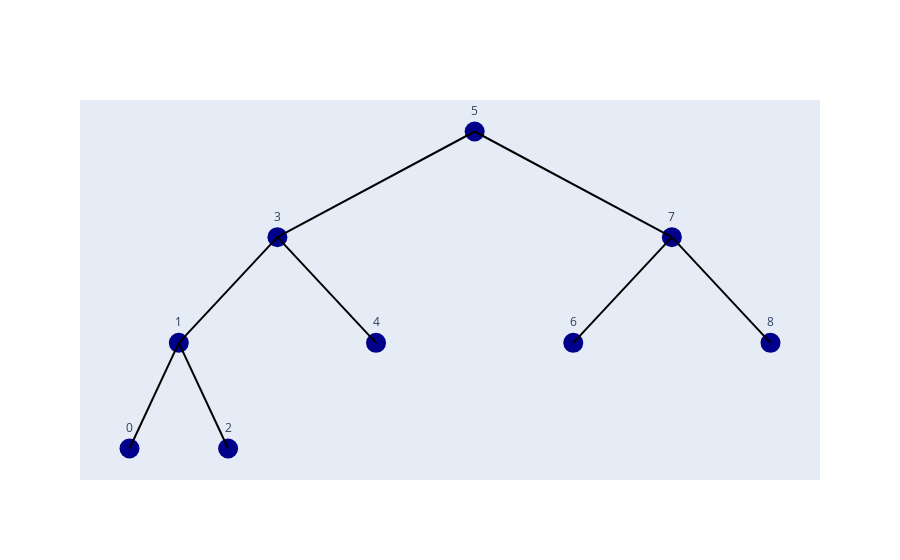

The code cell stored with this chart in its notebook:
### Code cell
from binarysearchtree import *
# Example usage:
bst = BST()
for value in [5, 3, 1, 0, 2, 4, 7, 6, 8]:
    bst.add(value)
bst.plot()

### Figure 1 — Plotly figure (JSON) as saved in the notebook; plotly's stock layout.template omitted (floating-point values rounded to 4 significant figures)
{"data": [{"marker": {"color": "darkblue", "size": 20, "symbol": "circle"}, "mode": "markers+text", "text": ["5", "3", "1", "0", "2", "4", "7", "6", "8"], "textposition": "top center", "type": "scatter", "x": [0, -0.5, -0.75, -0.875, -0.625, -0.25, 0.5, 0.25, 0.75], "y": [0, -1, -2, -3, -3, -2, -1, -2, -2]}, {"line": {"color": "black"}, "mode": "lines", "type": "scatter", "x": [0, -0.5, null, -0.5, -0.75, null, -0.75, -0.875, null, -0.75, -0.625, null, -0.5, -0.25, null, 0, 0.5, null, 0.5, 0.25, null, 0.5, 0.75, null], "y": [0, -1, null, -1, -2, null, -2, -3, null, -2, -3, null, -1, -2, null, 0, -1, null, -1, -2, null, -1, -2, null]}], "layout": {"showlegend": false, "title": {"text": ""}, "xaxis": {"showgrid": false, "showticklabels": false, "title": {"text": ""}, "zeroline": false}, "yaxis": {"showgrid": false, "showticklabels": false, "title": {"text": ""}, "zeroline": false}}}
